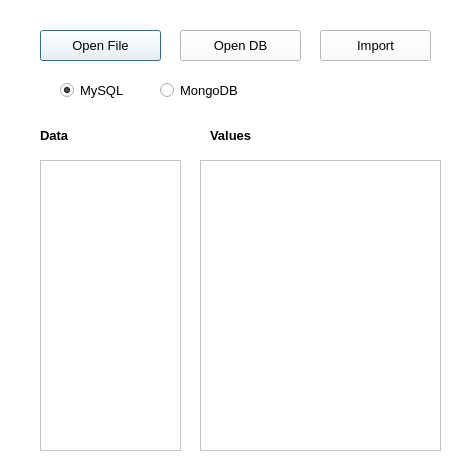
<?xml version="1.0" encoding="UTF-8"?>
<ui version="4.0">
 <class>Dialog</class>
 <widget class="QDialog" name="Dialog">
  <property name="geometry">
   <rect>
    <x>0</x>
    <y>0</y>
    <width>469</width>
    <height>466</height>
   </rect>
  </property>
  <property name="windowTitle">
   <string>Import Data</string>
  </property>
  <property name="styleSheet">
   <string notr="true">background-color:white</string>
  </property>
  <widget class="QWidget" name="widget" native="true">
   <property name="geometry">
    <rect>
     <x>30</x>
     <y>20</y>
     <width>411</width>
     <height>91</height>
    </rect>
   </property>
   <property name="styleSheet">
    <string notr="true">background-color:white</string>
   </property>
   <widget class="QPushButton" name="fileBtn">
    <property name="geometry">
     <rect>
      <x>10</x>
      <y>10</y>
      <width>121</width>
      <height>31</height>
     </rect>
    </property>
    <property name="font">
     <font>
      <pointsize>10</pointsize>
     </font>
    </property>
    <property name="text">
     <string>Open File</string>
    </property>
   </widget>
   <widget class="QPushButton" name="dbBtn">
    <property name="geometry">
     <rect>
      <x>150</x>
      <y>10</y>
      <width>121</width>
      <height>31</height>
     </rect>
    </property>
    <property name="font">
     <font>
      <pointsize>10</pointsize>
     </font>
    </property>
    <property name="text">
     <string>Open DB</string>
    </property>
   </widget>
   <widget class="QRadioButton" name="radioSQL">
    <property name="geometry">
     <rect>
      <x>30</x>
      <y>60</y>
      <width>95</width>
      <height>20</height>
     </rect>
    </property>
    <property name="font">
     <font>
      <pointsize>10</pointsize>
     </font>
    </property>
    <property name="text">
     <string>MySQL</string>
    </property>
    <property name="checked">
     <bool>true</bool>
    </property>
   </widget>
   <widget class="QRadioButton" name="radioMongo">
    <property name="geometry">
     <rect>
      <x>130</x>
      <y>60</y>
      <width>95</width>
      <height>20</height>
     </rect>
    </property>
    <property name="font">
     <font>
      <pointsize>10</pointsize>
     </font>
    </property>
    <property name="text">
     <string>MongoDB</string>
    </property>
   </widget>
   <widget class="QPushButton" name="import_btn">
    <property name="geometry">
     <rect>
      <x>290</x>
      <y>10</y>
      <width>111</width>
      <height>31</height>
     </rect>
    </property>
    <property name="font">
     <font>
      <pointsize>10</pointsize>
      <weight>50</weight>
      <bold>false</bold>
     </font>
    </property>
    <property name="text">
     <string>Import</string>
    </property>
   </widget>
  </widget>
  <widget class="QListWidget" name="data_display">
   <property name="geometry">
    <rect>
     <x>200</x>
     <y>160</y>
     <width>241</width>
     <height>291</height>
    </rect>
   </property>
   <property name="styleSheet">
    <string notr="true">background-color:white
</string>
   </property>
  </widget>
  <widget class="QListWidget" name="df_view">
   <property name="geometry">
    <rect>
     <x>40</x>
     <y>160</y>
     <width>141</width>
     <height>291</height>
    </rect>
   </property>
   <property name="styleSheet">
    <string notr="true">background-color:white
</string>
   </property>
  </widget>
  <widget class="QLabel" name="label_3">
   <property name="geometry">
    <rect>
     <x>40</x>
     <y>120</y>
     <width>53</width>
     <height>31</height>
    </rect>
   </property>
   <property name="font">
    <font>
     <pointsize>10</pointsize>
     <weight>75</weight>
     <bold>true</bold>
    </font>
   </property>
   <property name="text">
    <string>Data</string>
   </property>
  </widget>
  <widget class="QLabel" name="label_4">
   <property name="geometry">
    <rect>
     <x>210</x>
     <y>120</y>
     <width>111</width>
     <height>31</height>
    </rect>
   </property>
   <property name="font">
    <font>
     <pointsize>10</pointsize>
     <weight>75</weight>
     <bold>true</bold>
    </font>
   </property>
   <property name="text">
    <string>Values</string>
   </property>
  </widget>
 </widget>
 <resources/>
 <connections/>
</ui>
